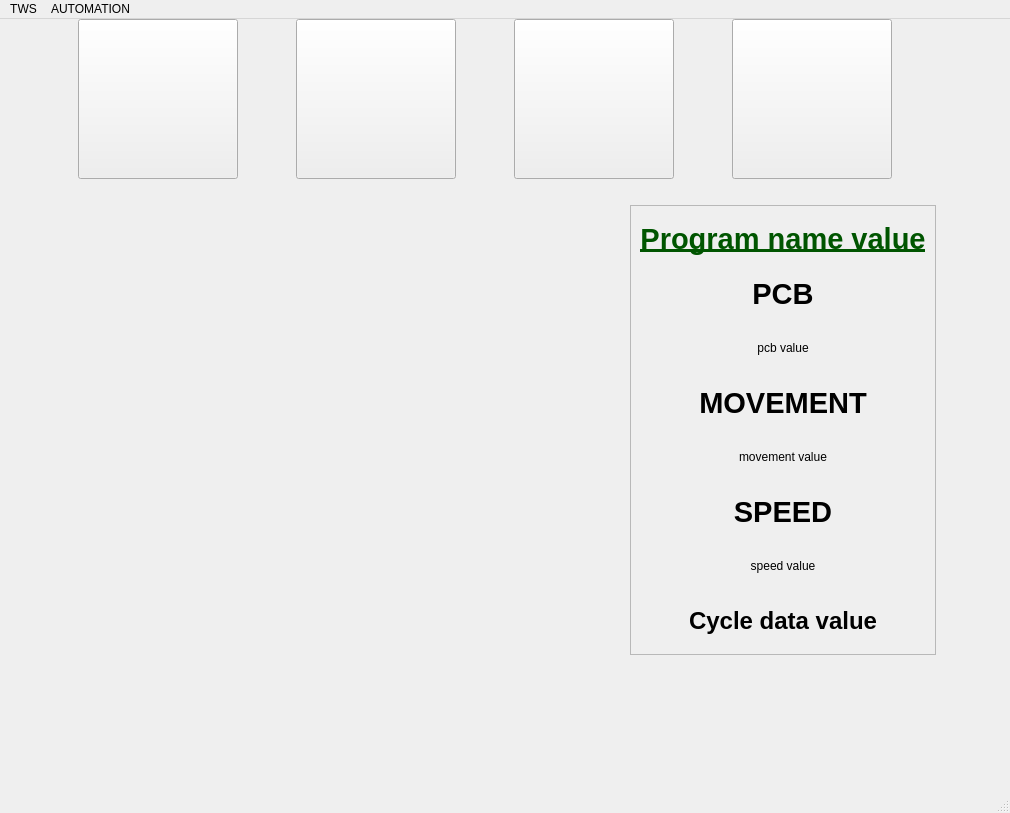
<?xml version="1.0" encoding="UTF-8"?>
<ui version="4.0">
 <class>MainWindow</class>
 <widget class="QMainWindow" name="MainWindow">
  <property name="geometry">
   <rect>
    <x>0</x>
    <y>0</y>
    <width>1010</width>
    <height>813</height>
   </rect>
  </property>
  <property name="baseSize">
   <size>
    <width>15</width>
    <height>15</height>
   </size>
  </property>
  <property name="windowTitle">
   <string>MainWindow</string>
  </property>
  <widget class="QWidget" name="centralwidget">
   <widget class="QWidget" name="verticalLayoutWidget">
    <property name="geometry">
     <rect>
      <x>10</x>
      <y>0</y>
      <width>981</width>
      <height>770</height>
     </rect>
    </property>
    <layout class="QVBoxLayout" name="verticalLayout">
     <item>
      <layout class="QGridLayout" name="gridLayout" rowminimumheight="0">
       <property name="sizeConstraint">
        <enum>QLayout::SizeConstraint::SetFixedSize</enum>
       </property>
       <property name="spacing">
        <number>0</number>
       </property>
       <item row="0" column="0">
        <spacer name="horizontalSpacer_3">
         <property name="orientation">
          <enum>Qt::Orientation::Horizontal</enum>
         </property>
         <property name="sizeType">
          <enum>QSizePolicy::Policy::Fixed</enum>
         </property>
         <property name="sizeHint" stdset="0">
          <size>
           <width>10</width>
           <height>20</height>
          </size>
         </property>
        </spacer>
       </item>
       <item row="0" column="3">
        <widget class="QPushButton" name="alignmentButton">
         <property name="maximumSize">
          <size>
           <width>160</width>
           <height>160</height>
          </size>
         </property>
         <property name="text">
          <string/>
         </property>
         <property name="icon">
          <iconset resource="images.qrc">
           <normaloff>:/images/images/alignment.png</normaloff>:/images/images/alignment.png</iconset>
         </property>
         <property name="iconSize">
          <size>
           <width>400</width>
           <height>400</height>
          </size>
         </property>
        </widget>
       </item>
       <item row="0" column="4">
        <widget class="QPushButton" name="parametersButton">
         <property name="maximumSize">
          <size>
           <width>160</width>
           <height>160</height>
          </size>
         </property>
         <property name="text">
          <string/>
         </property>
         <property name="icon">
          <iconset resource="images.qrc">
           <normaloff>:/images/images/parameters.png</normaloff>:/images/images/parameters.png</iconset>
         </property>
         <property name="iconSize">
          <size>
           <width>400</width>
           <height>400</height>
          </size>
         </property>
        </widget>
       </item>
       <item row="0" column="2">
        <widget class="QPushButton" name="programsButton">
         <property name="maximumSize">
          <size>
           <width>160</width>
           <height>160</height>
          </size>
         </property>
         <property name="text">
          <string/>
         </property>
         <property name="icon">
          <iconset resource="images.qrc">
           <normaloff>:/images/images/production.png</normaloff>:/images/images/production.png</iconset>
         </property>
         <property name="iconSize">
          <size>
           <width>400</width>
           <height>400</height>
          </size>
         </property>
        </widget>
       </item>
       <item row="0" column="1">
        <widget class="QPushButton" name="printingButton">
         <property name="maximumSize">
          <size>
           <width>160</width>
           <height>160</height>
          </size>
         </property>
         <property name="text">
          <string/>
         </property>
         <property name="icon">
          <iconset resource="images.qrc">
           <normaloff>:/images/images/printing.png</normaloff>:/images/images/printing.png</iconset>
         </property>
         <property name="iconSize">
          <size>
           <width>400</width>
           <height>400</height>
          </size>
         </property>
        </widget>
       </item>
       <item row="0" column="5">
        <spacer name="horizontalSpacer_4">
         <property name="orientation">
          <enum>Qt::Orientation::Horizontal</enum>
         </property>
         <property name="sizeType">
          <enum>QSizePolicy::Policy::Fixed</enum>
         </property>
         <property name="sizeHint" stdset="0">
          <size>
           <width>40</width>
           <height>20</height>
          </size>
         </property>
        </spacer>
       </item>
      </layout>
     </item>
     <item>
      <spacer name="verticalSpacer">
       <property name="orientation">
        <enum>Qt::Orientation::Vertical</enum>
       </property>
       <property name="sizeType">
        <enum>QSizePolicy::Policy::Fixed</enum>
       </property>
       <property name="sizeHint" stdset="0">
        <size>
         <width>20</width>
         <height>20</height>
        </size>
       </property>
      </spacer>
     </item>
     <item>
      <layout class="QHBoxLayout" name="data_layout">
       <item alignment="Qt::AlignmentFlag::AlignRight|Qt::AlignmentFlag::AlignVCenter">
        <widget class="QLabel" name="label_9">
         <property name="text">
          <string/>
         </property>
         <property name="pixmap">
          <pixmap>:/images/main.png</pixmap>
         </property>
        </widget>
       </item>
       <item alignment="Qt::AlignmentFlag::AlignRight|Qt::AlignmentFlag::AlignTop">
        <widget class="QFrame" name="frame">
         <property name="minimumSize">
          <size>
           <width>200</width>
           <height>450</height>
          </size>
         </property>
         <property name="frameShape">
          <enum>QFrame::Shape::StyledPanel</enum>
         </property>
         <property name="frameShadow">
          <enum>QFrame::Shadow::Raised</enum>
         </property>
         <layout class="QVBoxLayout" name="verticalLayout_3">
          <item>
           <widget class="QLabel" name="label_7">
            <property name="text">
             <string>&lt;html&gt;&lt;head/&gt;&lt;body&gt;&lt;p align=&quot;center&quot;&gt;&lt;span style=&quot; font-size:22pt; font-weight:700; text-decoration: underline; color:#005500;&quot;&gt;Program name value&lt;/span&gt;&lt;/p&gt;&lt;/body&gt;&lt;/html&gt;</string>
            </property>
           </widget>
          </item>
          <item>
           <widget class="QLabel" name="pcb_label">
            <property name="text">
             <string>&lt;html&gt;&lt;head/&gt;&lt;body&gt;&lt;p align=&quot;center&quot;&gt;&lt;span style=&quot; font-size:22pt; font-weight:700;&quot;&gt;PCB&lt;/span&gt;&lt;/p&gt;&lt;/body&gt;&lt;/html&gt;</string>
            </property>
           </widget>
          </item>
          <item>
           <widget class="QLabel" name="label_4">
            <property name="text">
             <string>&lt;html&gt;&lt;head/&gt;&lt;body&gt;&lt;p align=&quot;center&quot;&gt;pcb value&lt;/p&gt;&lt;/body&gt;&lt;/html&gt;</string>
            </property>
           </widget>
          </item>
          <item>
           <widget class="QLabel" name="movement_label">
            <property name="text">
             <string>&lt;html&gt;&lt;head/&gt;&lt;body&gt;&lt;p align=&quot;center&quot;&gt;&lt;span style=&quot; font-size:22pt; font-weight:700;&quot;&gt;MOVEMENT&lt;/span&gt;&lt;/p&gt;&lt;/body&gt;&lt;/html&gt;</string>
            </property>
           </widget>
          </item>
          <item>
           <widget class="QLabel" name="label_5">
            <property name="text">
             <string>&lt;html&gt;&lt;head/&gt;&lt;body&gt;&lt;p align=&quot;center&quot;&gt;movement value&lt;/p&gt;&lt;/body&gt;&lt;/html&gt;</string>
            </property>
           </widget>
          </item>
          <item>
           <widget class="QLabel" name="label_3">
            <property name="text">
             <string>&lt;html&gt;&lt;head/&gt;&lt;body&gt;&lt;p align=&quot;center&quot;&gt;&lt;span style=&quot; font-size:22pt; font-weight:700;&quot;&gt;SPEED&lt;/span&gt;&lt;/p&gt;&lt;/body&gt;&lt;/html&gt;</string>
            </property>
           </widget>
          </item>
          <item>
           <widget class="QLabel" name="label_6">
            <property name="text">
             <string>&lt;html&gt;&lt;head/&gt;&lt;body&gt;&lt;p align=&quot;center&quot;&gt;speed value&lt;/p&gt;&lt;/body&gt;&lt;/html&gt;</string>
            </property>
           </widget>
          </item>
          <item>
           <widget class="QLabel" name="cycle_data_label">
            <property name="text">
             <string>&lt;html&gt;&lt;head/&gt;&lt;body&gt;&lt;p align=&quot;center&quot;&gt;&lt;span style=&quot; font-size:18pt; font-weight:700;&quot;&gt;Cycle data value&lt;/span&gt;&lt;/p&gt;&lt;/body&gt;&lt;/html&gt;</string>
            </property>
           </widget>
          </item>
         </layout>
        </widget>
       </item>
       <item>
        <spacer name="horizontalSpacer_2">
         <property name="orientation">
          <enum>Qt::Orientation::Horizontal</enum>
         </property>
         <property name="sizeType">
          <enum>QSizePolicy::Policy::Fixed</enum>
         </property>
         <property name="sizeHint" stdset="0">
          <size>
           <width>55</width>
           <height>20</height>
          </size>
         </property>
        </spacer>
       </item>
      </layout>
     </item>
    </layout>
   </widget>
   <widget class="QStackedWidget" name="general_buttons_stackedWidget">
    <property name="geometry">
     <rect>
      <x>10</x>
      <y>230</y>
      <width>981</width>
      <height>541</height>
     </rect>
    </property>
    <property name="currentIndex">
     <number>0</number>
    </property>
    <widget class="QWidget" name="general_buttons_stackedWidgetPage1">
     <widget class="QWidget" name="gridLayoutWidget">
      <property name="geometry">
       <rect>
        <x>0</x>
        <y>0</y>
        <width>581</width>
        <height>415</height>
       </rect>
      </property>
      <layout class="QGridLayout" name="general_buttons_layout">
       <item row="3" column="2">
        <spacer name="verticalSpacer_6">
         <property name="orientation">
          <enum>Qt::Orientation::Vertical</enum>
         </property>
         <property name="sizeHint" stdset="0">
          <size>
           <width>20</width>
           <height>300</height>
          </size>
         </property>
        </spacer>
       </item>
       <item row="5" column="2" alignment="Qt::AlignmentFlag::AlignHCenter|Qt::AlignmentFlag::AlignVCenter">
        <widget class="QPushButton" name="lock_button">
         <property name="sizePolicy">
          <sizepolicy hsizetype="Fixed" vsizetype="Fixed">
           <horstretch>0</horstretch>
           <verstretch>0</verstretch>
          </sizepolicy>
         </property>
         <property name="minimumSize">
          <size>
           <width>40</width>
           <height>40</height>
          </size>
         </property>
         <property name="styleSheet">
          <string notr="true">border: 0px;
image: url(:/images/images/unlock.png);</string>
         </property>
         <property name="text">
          <string/>
         </property>
        </widget>
       </item>
       <item row="4" column="2">
        <spacer name="verticalSpacer_2">
         <property name="orientation">
          <enum>Qt::Orientation::Vertical</enum>
         </property>
         <property name="sizeType">
          <enum>QSizePolicy::Policy::Fixed</enum>
         </property>
         <property name="sizeHint" stdset="0">
          <size>
           <width>20</width>
           <height>30</height>
          </size>
         </property>
        </spacer>
       </item>
       <item row="5" column="1">
        <spacer name="verticalSpacer_3">
         <property name="orientation">
          <enum>Qt::Orientation::Vertical</enum>
         </property>
         <property name="sizeHint" stdset="0">
          <size>
           <width>20</width>
           <height>30</height>
          </size>
         </property>
        </spacer>
       </item>
       <item row="4" column="1" alignment="Qt::AlignmentFlag::AlignHCenter|Qt::AlignmentFlag::AlignBottom">
        <widget class="QPushButton" name="pushButton_4">
         <property name="sizePolicy">
          <sizepolicy hsizetype="Fixed" vsizetype="Fixed">
           <horstretch>0</horstretch>
           <verstretch>0</verstretch>
          </sizepolicy>
         </property>
         <property name="minimumSize">
          <size>
           <width>40</width>
           <height>40</height>
          </size>
         </property>
         <property name="baseSize">
          <size>
           <width>300</width>
           <height>300</height>
          </size>
         </property>
         <property name="styleSheet">
          <string notr="true">image: url(:/images/images/origins_on.png);
border: 0px;</string>
         </property>
         <property name="text">
          <string/>
         </property>
        </widget>
       </item>
       <item row="0" column="0" alignment="Qt::AlignmentFlag::AlignLeft">
        <widget class="QPushButton" name="info_button">
         <property name="sizePolicy">
          <sizepolicy hsizetype="Fixed" vsizetype="Fixed">
           <horstretch>0</horstretch>
           <verstretch>0</verstretch>
          </sizepolicy>
         </property>
         <property name="minimumSize">
          <size>
           <width>40</width>
           <height>40</height>
          </size>
         </property>
         <property name="baseSize">
          <size>
           <width>40</width>
           <height>40</height>
          </size>
         </property>
         <property name="styleSheet">
          <string notr="true">image: url(:/images/images/Info_on.png);
border: 0px;</string>
         </property>
         <property name="text">
          <string/>
         </property>
        </widget>
       </item>
       <item row="0" column="1">
        <spacer name="horizontalSpacer">
         <property name="orientation">
          <enum>Qt::Orientation::Horizontal</enum>
         </property>
         <property name="sizeHint" stdset="0">
          <size>
           <width>40</width>
           <height>20</height>
          </size>
         </property>
        </spacer>
       </item>
       <item row="5" column="0" alignment="Qt::AlignmentFlag::AlignHCenter|Qt::AlignmentFlag::AlignVCenter">
        <widget class="QPushButton" name="start_button">
         <property name="sizePolicy">
          <sizepolicy hsizetype="Fixed" vsizetype="Fixed">
           <horstretch>0</horstretch>
           <verstretch>0</verstretch>
          </sizepolicy>
         </property>
         <property name="minimumSize">
          <size>
           <width>41</width>
           <height>41</height>
          </size>
         </property>
         <property name="baseSize">
          <size>
           <width>40</width>
           <height>40</height>
          </size>
         </property>
         <property name="styleSheet">
          <string notr="true">
image: url(:/images/images/on_btn.png);
border: 0px;</string>
         </property>
         <property name="text">
          <string/>
         </property>
         <property name="iconSize">
          <size>
           <width>20</width>
           <height>20</height>
          </size>
         </property>
        </widget>
       </item>
       <item row="3" column="1">
        <widget class="QWidget" name="widget_2" native="true">
         <widget class="QPushButton" name="squeeges_button">
          <property name="geometry">
           <rect>
            <x>190</x>
            <y>150</y>
            <width>71</width>
            <height>31</height>
           </rect>
          </property>
          <property name="styleSheet">
           <string notr="true">background-image: url(:/images/images/racle.png);
border: 0px;</string>
          </property>
          <property name="text">
           <string/>
          </property>
         </widget>
        </widget>
       </item>
      </layout>
      <zorder>horizontalSpacer</zorder>
      <zorder>pushButton_4</zorder>
      <zorder>verticalSpacer_3</zorder>
      <zorder>verticalSpacer_2</zorder>
      <zorder>info_button</zorder>
      <zorder>lock_button</zorder>
      <zorder>start_button</zorder>
      <zorder>verticalSpacer_6</zorder>
      <zorder>widget_2</zorder>
     </widget>
    </widget>
    <widget class="QWidget" name="camera_page"/>
    <widget class="QWidget" name="page">
     <widget class="QWidget" name="layoutWidget">
      <property name="geometry">
       <rect>
        <x>60</x>
        <y>110</y>
        <width>431</width>
        <height>241</height>
       </rect>
      </property>
      <layout class="QGridLayout" name="gridLayout_2">
       <item row="0" column="0" rowspan="2" colspan="2">
        <widget class="QLabel" name="label">
         <property name="text">
          <string>&lt;html&gt;&lt;head/&gt;&lt;body&gt;&lt;p align=&quot;center&quot;&gt;&lt;span style=&quot; font-size:20pt; font-weight:700; color:#aa0000;&quot;&gt;KEEP CAMERAS LIFTED AND&lt;/span&gt;&lt;/p&gt;&lt;p align=&quot;center&quot;&gt;&lt;span style=&quot; font-size:20pt; font-weight:700; color:#aa0000;&quot;&gt;PRESS SECURITY BUTTONS&lt;/span&gt;&lt;/p&gt;&lt;p align=&quot;center&quot;&gt;&lt;span style=&quot; font-size:20pt; font-weight:700; color:#aa0000;&quot;&gt;TO START...&lt;/span&gt;&lt;/p&gt;&lt;/body&gt;&lt;/html&gt;</string>
         </property>
        </widget>
       </item>
       <item row="2" column="0" colspan="2" alignment="Qt::AlignmentFlag::AlignHCenter">
        <widget class="QPushButton" name="pushButton">
         <property name="sizePolicy">
          <sizepolicy hsizetype="Minimum" vsizetype="Maximum">
           <horstretch>0</horstretch>
           <verstretch>0</verstretch>
          </sizepolicy>
         </property>
         <property name="minimumSize">
          <size>
           <width>60</width>
           <height>40</height>
          </size>
         </property>
         <property name="maximumSize">
          <size>
           <width>80</width>
           <height>60</height>
          </size>
         </property>
         <property name="baseSize">
          <size>
           <width>40</width>
           <height>40</height>
          </size>
         </property>
         <property name="styleSheet">
          <string notr="true">border: 0px;
background-image: url(:/images/images/stop_hand.png);
</string>
         </property>
         <property name="text">
          <string/>
         </property>
        </widget>
       </item>
      </layout>
     </widget>
    </widget>
    <widget class="QWidget" name="page_2">
     <widget class="QLabel" name="label_2">
      <property name="geometry">
       <rect>
        <x>120</x>
        <y>100</y>
        <width>391</width>
        <height>151</height>
       </rect>
      </property>
      <property name="text">
       <string>&lt;html&gt;&lt;head/&gt;&lt;body&gt;&lt;p align=&quot;center&quot;&gt;&lt;span style=&quot; font-size:20pt; font-weight:700; color:#00aa00;&quot;&gt;CYCLE STARTED&lt;/span&gt;&lt;/p&gt;&lt;p align=&quot;center&quot;&gt;&lt;span style=&quot; font-size:20pt; font-weight:700; color:#00aa00;&quot;&gt;KEEP CAMERAS LIFTED AND&lt;/span&gt;&lt;/p&gt;&lt;p align=&quot;center&quot;&gt;&lt;span style=&quot; font-size:20pt; font-weight:700; color:#00aa00;&quot;&gt; HOLD SECURITY BUTTONS&lt;/span&gt;&lt;/p&gt;&lt;/body&gt;&lt;/html&gt;</string>
      </property>
     </widget>
    </widget>
    <widget class="QWidget" name="page_3">
     <widget class="QWidget" name="gridLayoutWidget_2">
      <property name="geometry">
       <rect>
        <x>0</x>
        <y>30</y>
        <width>551</width>
        <height>423</height>
       </rect>
      </property>
      <layout class="QGridLayout" name="general_buttons_layout_2">
       <item row="3" column="1">
        <widget class="QPushButton" name="pushButton_8">
         <property name="minimumSize">
          <size>
           <width>40</width>
           <height>40</height>
          </size>
         </property>
         <property name="styleSheet">
          <string notr="true">border: 0px;
background-image: url(:/images/images/up_dn_big.png);</string>
         </property>
         <property name="text">
          <string/>
         </property>
        </widget>
       </item>
       <item row="2" column="5">
        <spacer name="verticalSpacer_4">
         <property name="orientation">
          <enum>Qt::Orientation::Vertical</enum>
         </property>
         <property name="sizeType">
          <enum>QSizePolicy::Policy::Fixed</enum>
         </property>
         <property name="sizeHint" stdset="0">
          <size>
           <width>20</width>
           <height>250</height>
          </size>
         </property>
        </spacer>
       </item>
       <item row="4" column="3">
        <spacer name="verticalSpacer_5">
         <property name="orientation">
          <enum>Qt::Orientation::Vertical</enum>
         </property>
         <property name="sizeHint" stdset="0">
          <size>
           <width>20</width>
           <height>40</height>
          </size>
         </property>
        </spacer>
       </item>
       <item row="0" column="3">
        <spacer name="horizontalSpacer_5">
         <property name="orientation">
          <enum>Qt::Orientation::Horizontal</enum>
         </property>
         <property name="sizeHint" stdset="0">
          <size>
           <width>40</width>
           <height>20</height>
          </size>
         </property>
        </spacer>
       </item>
       <item row="4" column="0" alignment="Qt::AlignmentFlag::AlignHCenter|Qt::AlignmentFlag::AlignVCenter">
        <widget class="QPushButton" name="start_button_2">
         <property name="sizePolicy">
          <sizepolicy hsizetype="Fixed" vsizetype="Fixed">
           <horstretch>0</horstretch>
           <verstretch>0</verstretch>
          </sizepolicy>
         </property>
         <property name="minimumSize">
          <size>
           <width>41</width>
           <height>41</height>
          </size>
         </property>
         <property name="baseSize">
          <size>
           <width>40</width>
           <height>40</height>
          </size>
         </property>
         <property name="styleSheet">
          <string notr="true">
image: url(:/images/images/on_btn.png);
border: 0px;</string>
         </property>
         <property name="text">
          <string/>
         </property>
         <property name="iconSize">
          <size>
           <width>20</width>
           <height>20</height>
          </size>
         </property>
        </widget>
       </item>
       <item row="4" column="5" alignment="Qt::AlignmentFlag::AlignHCenter|Qt::AlignmentFlag::AlignVCenter">
        <widget class="QPushButton" name="lock_button_2">
         <property name="sizePolicy">
          <sizepolicy hsizetype="Fixed" vsizetype="Fixed">
           <horstretch>0</horstretch>
           <verstretch>0</verstretch>
          </sizepolicy>
         </property>
         <property name="minimumSize">
          <size>
           <width>40</width>
           <height>40</height>
          </size>
         </property>
         <property name="styleSheet">
          <string notr="true">border: 0px;
image: url(:/images/images/unlock.png);</string>
         </property>
         <property name="text">
          <string/>
         </property>
        </widget>
       </item>
       <item row="3" column="3" alignment="Qt::AlignmentFlag::AlignRight">
        <widget class="QPushButton" name="pushButton_3">
         <property name="minimumSize">
          <size>
           <width>80</width>
           <height>70</height>
          </size>
         </property>
         <property name="styleSheet">
          <string notr="true">border: 0px;
background-image: url(:/images/images/checkered.png);</string>
         </property>
         <property name="text">
          <string/>
         </property>
        </widget>
       </item>
       <item row="0" column="0" alignment="Qt::AlignmentFlag::AlignLeft">
        <widget class="QPushButton" name="info_button_2">
         <property name="sizePolicy">
          <sizepolicy hsizetype="Fixed" vsizetype="Fixed">
           <horstretch>0</horstretch>
           <verstretch>0</verstretch>
          </sizepolicy>
         </property>
         <property name="minimumSize">
          <size>
           <width>40</width>
           <height>40</height>
          </size>
         </property>
         <property name="baseSize">
          <size>
           <width>40</width>
           <height>40</height>
          </size>
         </property>
         <property name="styleSheet">
          <string notr="true">image: url(:/images/images/Info_on.png);
border: 0px;</string>
         </property>
         <property name="text">
          <string/>
         </property>
        </widget>
       </item>
       <item row="1" column="4" rowspan="4">
        <widget class="QPushButton" name="pushButton_2">
         <property name="minimumSize">
          <size>
           <width>50</width>
           <height>50</height>
          </size>
         </property>
         <property name="styleSheet">
          <string notr="true">border: 0px;
background-image: url(:/images/images/home_on.png);</string>
         </property>
         <property name="text">
          <string/>
         </property>
        </widget>
       </item>
       <item row="2" column="3">
        <widget class="QWidget" name="widget" native="true">
         <widget class="QPushButton" name="pushButton_5">
          <property name="geometry">
           <rect>
            <x>190</x>
            <y>130</y>
            <width>66</width>
            <height>32</height>
           </rect>
          </property>
          <property name="sizePolicy">
           <sizepolicy hsizetype="Fixed" vsizetype="Fixed">
            <horstretch>0</horstretch>
            <verstretch>0</verstretch>
           </sizepolicy>
          </property>
          <property name="minimumSize">
           <size>
            <width>66</width>
            <height>32</height>
           </size>
          </property>
          <property name="baseSize">
           <size>
            <width>300</width>
            <height>300</height>
           </size>
          </property>
          <property name="styleSheet">
           <string notr="true">background-image: url(:/images/images/racle.png);
border: 0px;</string>
          </property>
          <property name="text">
           <string/>
          </property>
         </widget>
         <widget class="QPushButton" name="pushButton_6">
          <property name="geometry">
           <rect>
            <x>230</x>
            <y>40</y>
            <width>71</width>
            <height>71</height>
           </rect>
          </property>
          <property name="minimumSize">
           <size>
            <width>50</width>
            <height>40</height>
           </size>
          </property>
          <property name="styleSheet">
           <string notr="true">border: 0px;
background-image: url(:/images/images/arrow_ur.png);</string>
          </property>
          <property name="text">
           <string/>
          </property>
         </widget>
         <widget class="QPushButton" name="pushButton_7">
          <property name="geometry">
           <rect>
            <x>60</x>
            <y>130</y>
            <width>71</width>
            <height>60</height>
           </rect>
          </property>
          <property name="minimumSize">
           <size>
            <width>50</width>
            <height>40</height>
           </size>
          </property>
          <property name="styleSheet">
           <string notr="true">border: 0px;
background-image: url(:/images/images/arrow_dl.png);</string>
          </property>
          <property name="text">
           <string/>
          </property>
         </widget>
        </widget>
       </item>
      </layout>
     </widget>
    </widget>
   </widget>
  </widget>
  <widget class="QStatusBar" name="statusbar"/>
  <widget class="QMenuBar" name="menubar">
   <property name="geometry">
    <rect>
     <x>0</x>
     <y>0</y>
     <width>1010</width>
     <height>20</height>
    </rect>
   </property>
   <widget class="QMenu" name="menuTWS">
    <property name="title">
     <string>TWS</string>
    </property>
   </widget>
   <widget class="QMenu" name="menuAUTOMATION">
    <property name="title">
     <string>AUTOMATION</string>
    </property>
   </widget>
   <addaction name="menuTWS"/>
   <addaction name="menuAUTOMATION"/>
  </widget>
 </widget>
 <resources>
  <include location="images.qrc"/>
 </resources>
 <connections/>
</ui>
